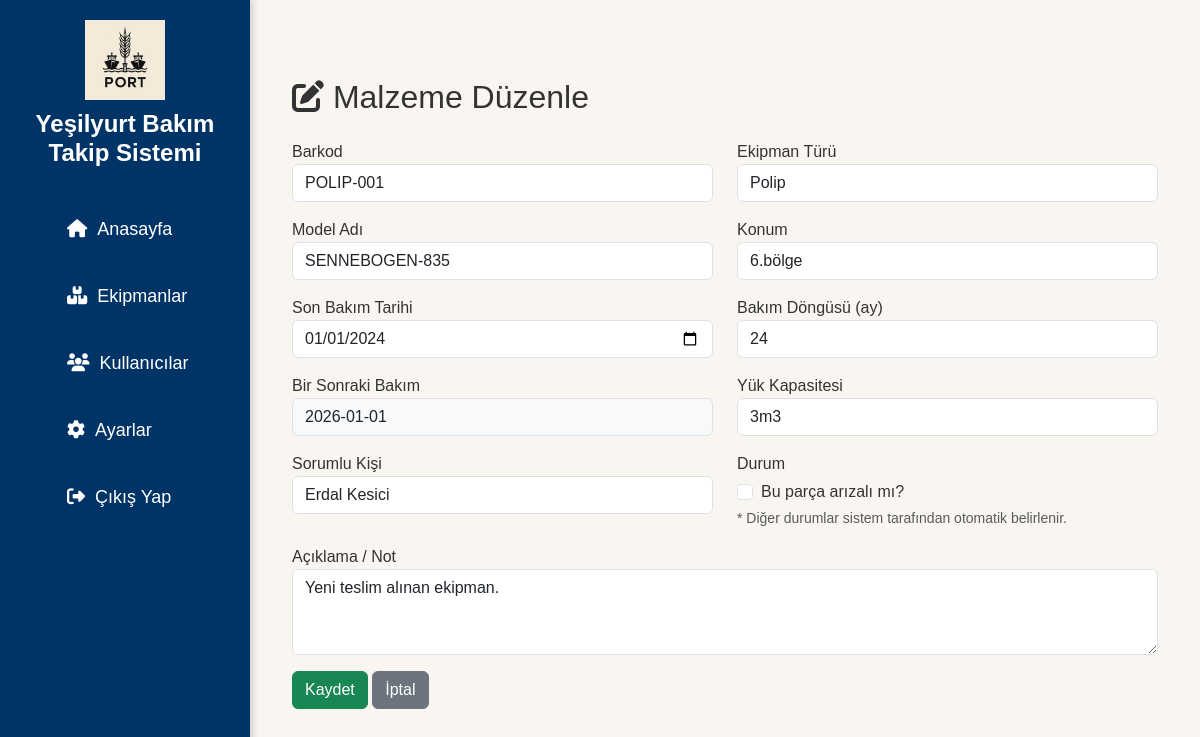
The page /parca/1/edit (signed in) on the database as committed earlier.
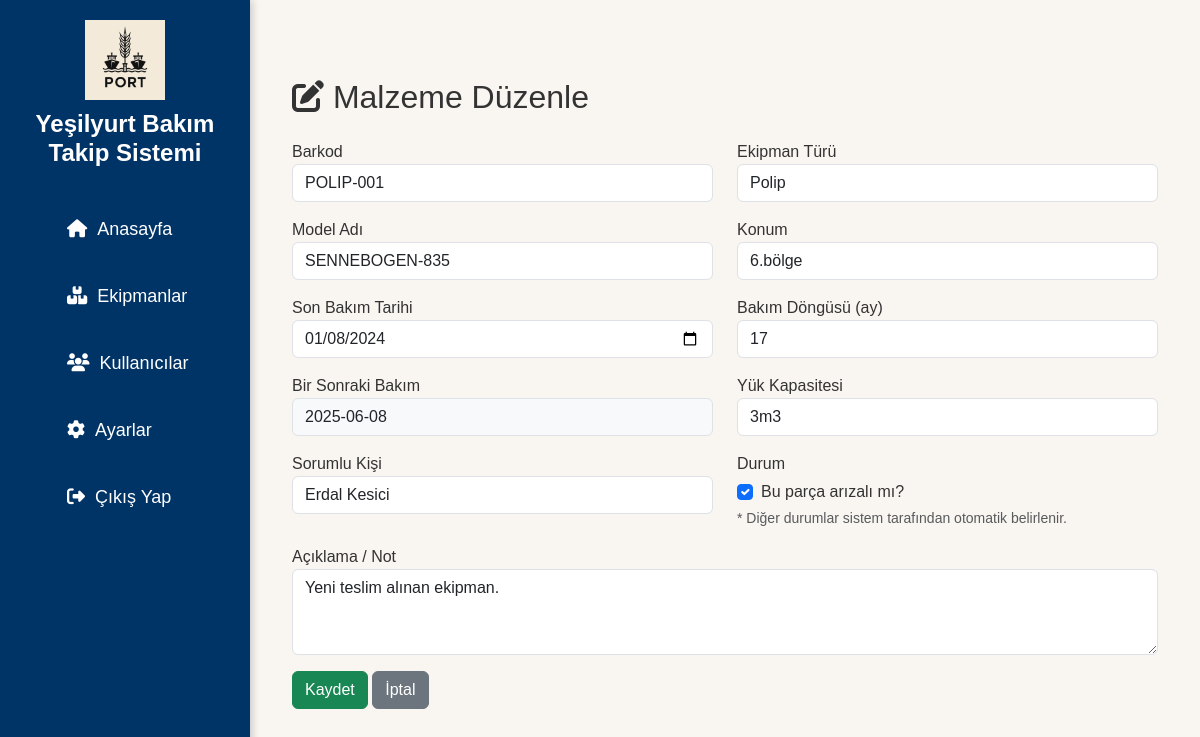
The same page on the database as committed later.
### app/models.py (models this page shows)
class Parca(db.Model):
    __tablename__ = 'parcalar'
    id = db.Column(db.Integer, primary_key=True)
    barcode = db.Column(db.String(100), unique=True, nullable=False)
    ekipman_turu = db.Column(db.String(100), nullable=False)
    model_adi = db.Column(db.String(100), nullable=False)
    konum = db.Column(db.String(100), nullable=False)
    durum = db.Column(db.String(50), nullable=False)
    bir_sonraki_bakim = db.Column(db.Date, nullable=True)
    son_bakim_tarihi = db.Column(db.Date, nullable=True)
    bakim_dongusu = db.Column(db.String(50), nullable=True)
    bakim_durum = db.Column(db.String(50), nullable=True)  # ✅ تمت إضافته
    notlar = db.Column(db.Text, nullable=True)              # ✅ تمت إضافته
    kisa_aciklama = db.Column(db.Text, nullable=True)
    yuk_kapasitesi = db.Column(db.String(50), nullable=True)
    sorumlu_kisi = db.Column(db.String(100), nullable=True)
    created_at = db.Column(db.DateTime, default=datetime.utcnow)
    bakim_kayitlari = db.relationship('BakimKaydi', backref='parca', lazy=True)

### app/routes.py (the view, shortened to what this page needs)
@main.route('/parca/<int:parca_id>/edit', methods=['GET', 'POST'])
@login_required
def edit(parca_id):
    parca = Parca.query.get_or_404(parca_id)
    return render_template('edit.html', parca=parca)

### app/__init__.py (called while the page is built)
def create_app():
    app = Flask(__name__)
    app.config.from_object('config.Config')
    db.init_app(app)
    login_manager.init_app(app)
    migrate.init_app(app, db)  # ✅ جديد
    login_manager.login_view = 'auth.login'
    @login_manager.user_loader
    def load_user(user_id):
        return User.query.get(int(user_id))
    app.register_blueprint(main)
    app.register_blueprint(auth)
    app.register_blueprint(api)  # ✅ API
    return app

### app/templates/edit.html
{% extends 'layout.html' %}
{% block content %}
<div class="container mt-5">
  <h2 class="mb-4"><i class="fas fa-edit"></i> Malzeme Düzenle</h2>
  <form method="POST">
    <div class="row">
      <div class="col-md-6 mb-3">
        <label for="barcode">Barkod</label>
        <input type="text" class="form-control" name="barcode" value="{{ parca.barcode }}" required>
      </div>
      <div class="col-md-6 mb-3">
        <label for="ekipman_turu">Ekipman Türü</label>
        <input type="text" class="form-control" name="ekipman_turu" value="{{ parca.ekipman_turu }}" required>
      </div>
      <div class="col-md-6 mb-3">
        <label for="model_adi">Model Adı</label>
        <input type="text" class="form-control" name="model_adi" value="{{ parca.model_adi }}" required>
      </div>
      <div class="col-md-6 mb-3">
        <label for="konum">Konum</label>
        <input type="text" class="form-control" name="konum" value="{{ parca.konum }}" required>
      </div>
      <div class="col-md-6 mb-3">
        <label for="son_bakim_tarihi">Son Bakım Tarihi</label>
        <input type="date" class="form-control" name="son_bakim_tarihi" value="{{ parca.son_bakim_tarihi }}">
      </div>
      <div class="col-md-6 mb-3">
        <label for="bakim_dongusu">Bakım Döngüsü (ay)</label>
        <input type="number" class="form-control" name="bakim_dongusu" value="{{ parca.bakim_dongusu }}" min="1">
      </div>
      <div class="col-md-6 mb-3">
        <label for="bir_sonraki_bakim">Bir Sonraki Bakım</label>
        <input type="text" class="form-control bg-light" value="{{ parca.bir_sonraki_bakim.strftime('%Y-%m-%d') if parca.bir_sonraki_bakim else '' }}" readonly>
      </div>
      <div class="col-md-6 mb-3">
        <label for="yuk_kapasitesi">Yük Kapasitesi</label>
        <input type="text" class="form-control" name="yuk_kapasitesi" value="{{ parca.yuk_kapasitesi }}">
      </div>
      <div class="col-md-6 mb-3">
        <label for="sorumlu_kisi">Sorumlu Kişi</label>
        <input type="text" class="form-control" name="sorumlu_kisi" value="{{ parca.sorumlu_kisi }}">
      </div>
      <div class="col-md-6 mb-3">
        <label for="arizali_checkbox">Durum</label><br>
        <div class="form-check mt-1">
          <input class="form-check-input" type="checkbox" name="arizali_mi" id="arizali_mi" {% if parca.durum == 'Arızalı' %}checked{% endif %}>
          <label class="form-check-label" for="arizali_mi">
            Bu parça arızalı mı?
          </label>
        </div>
        <small class="text-muted d-block mt-1">* Diğer durumlar sistem tarafından otomatik belirlenir.</small>
      </div>
      <div class="col-12 mb-3">
        <label for="kisa_aciklama">Açıklama / Not</label>
        <textarea class="form-control" name="kisa_aciklama" rows="3">{{ parca.kisa_aciklama }}</textarea>
      </div>
    </div>
    <button type="submit" class="btn btn-success">Kaydet</button>
    <a href="{{ url_for('main.detail', parca_id=parca.id) }}" class="btn btn-secondary">İptal</a>
  </form>
</div>
{% endblock %}

Rows that differ between the two databases and show on the page:
changed Parca "POLIP-001": son_bakim_tarihi "01/01/2024" → "01/08/2024"; bakim_dongusu "24" → "17"; bir_sonraki_bakim "2026-01-01" → "2025-06-08"; durum "☐" → "☑"
